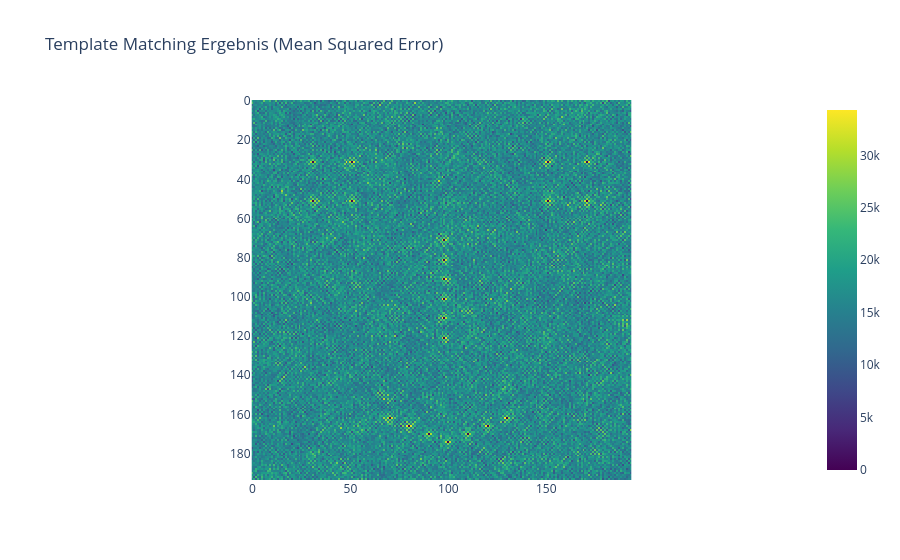

The code cell stored with this chart in its notebook:
### Markdown cell above
Wenden Sie nun die Funktion `templateMatching` auf das Bild `image` und das Template `template` an und speichern Sie das Ergebnis-Bild in der Variable `match`.
Filtern Sie anschließend die besten Übereinstimmungen mit einem geeigneten Schwellwert und speichern Sie die binäre Maske in der Variable `bestMatches` mit Datantyp `uint8`. (0: keine Übereinstimmung, 255: beste Übereinstimmung)

##### Hinweis / Schwellwertbildung

der Code: `filtered = image < 10` macht eine Schwellwertbildung des Bildes image. Danach erhält man ein Bild aus 0 und 1. Ist das Bild 1 ist die Bedingung wahr.

### Code cell
# Template Matching aufrufen

####
## ENTER YOUR CODE HERE
####
match = templateMatching(img, img_template)

# Das Ergebnis ist ein Float32-Bild: das als heatmap () dargestellt werden kann
fig = px.imshow(match, color_continuous_scale='viridis',
                title='Template Matching Ergebnis (Mean Squared Error)')

fig.show()

### Figure 1 — Plotly figure (JSON) as saved in the notebook; plotly's stock layout.template omitted (floating-point values rounded to 4 significant figures; data arrays with more than 128 entries replaced by an {"elided": "..."} marker saying what was removed)
{"data": [{"coloraxis": "coloraxis", "hovertemplate": "x: %{x}<br>y: %{y}<br>color: %{z}<extra></extra>", "name": "0", "type": "heatmap", "xaxis": "x", "yaxis": "y", "z": {"elided": "194x194 int values"}}], "layout": {"coloraxis": {"colorscale": [[0, "#440154"], [0.1111, "#482878"], [0.2222, "#3e4989"], [0.3333, "#31688e"], [0.4444, "#26828e"], [0.5556, "#1f9e89"], [0.6667, "#35b779"], [0.7778, "#6ece58"], [0.8889, "#b5de2b"], [1, "#fde725"]]}, "title": {"text": "Template Matching Ergebnis (Mean Squared Error)"}, "xaxis": {"anchor": "y", "constrain": "domain", "domain": [0, 1], "scaleanchor": "y"}, "yaxis": {"anchor": "x", "autorange": "reversed", "constrain": "domain", "domain": [0, 1]}}}
